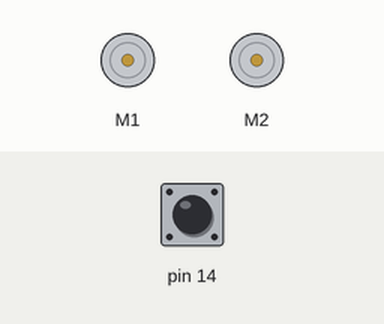
Recording of a sketch running on a simulated Arduino Leonardo, built with avr-gcc and run on an emulated ATmega32U4. Shown: 2 × DC motor (green arrow = forward, orange = backward, longer = faster). The test bench sets the inputs (shaded band); at power-on: pin 14 HIGH.

Above: at 0.8 s.
0.9 s: pin 14 pulled LOW for 0.15 s
At 2.3 s:
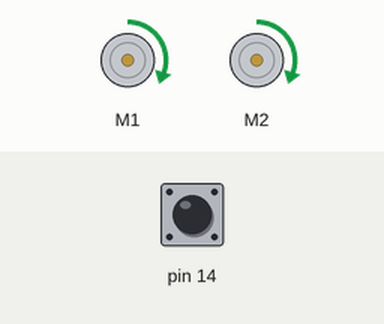
At 3.3 s:
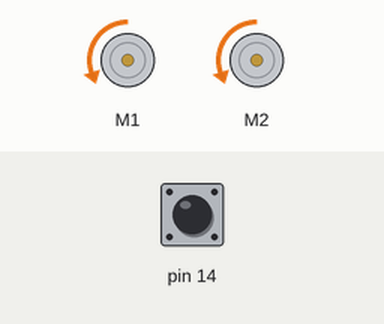
Timing chart, 0 to 10.0 s (numbered marks = the images above; inputs shaded):
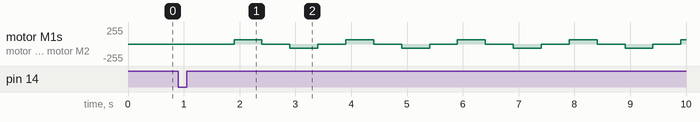

The sketch:

Fram.ino
```cpp
// (licence header left out)
#include <Wire.h>
#include <Zumo32U4.h>

Zumo32U4Motors larver;
Zumo32U4ButtonA buttonA;

void setup()
{
  // Vänta på att knappen A ska tryckas
  while (!buttonA.getSingleDebouncedPress());
  delay(1000);
}

void loop()
{

  // Kör framåt
  larver.setLeftSpeed(100);
  larver.setRightSpeed(100);

  delay(500);

  // Stanna
  larver.setLeftSpeed(0);
  larver.setRightSpeed(0);

  delay(500);

  // Kör bakåt
  larver.setLeftSpeed(-100);
  larver.setRightSpeed(-100);

  delay(500);

  // Stanna
  larver.setLeftSpeed(0);
  larver.setRightSpeed(0);

  delay(500);
}
```

Measured:
- after the input at 0.9 s, motor M1, motor M2: stopped → forward 63/255 after 1.0 s, then repeats every 2.0 s: stopped 0.50 s, backward 63/255 0.50 s, stopped 0.50 s, forward 63/255 0.50 s
